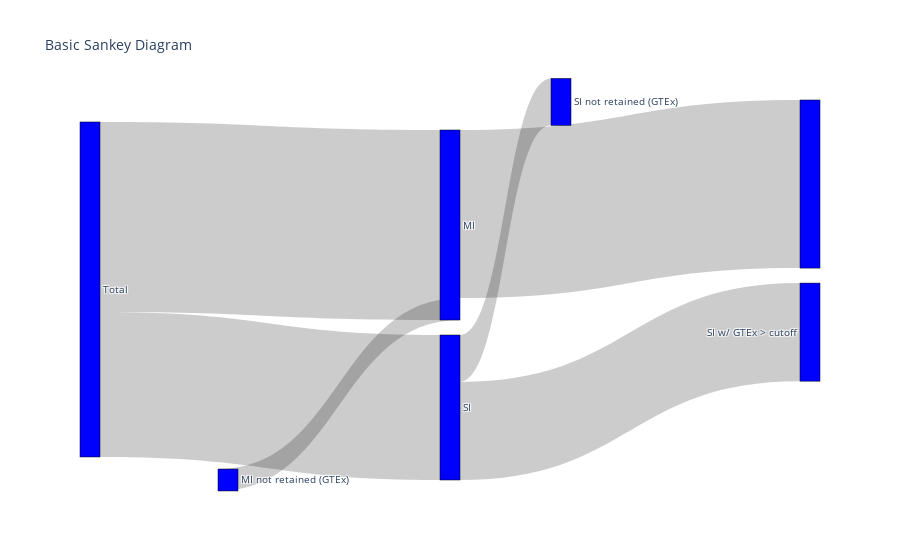

Notebook cell for this chart:
### Code cell
import plotly.graph_objects as go

values = [8363, 10960, 2706, 5657, 1265, 9695]
labels_raw = ["Total", "SI", "MI", "SI not retained (GTEx)", "SI w/ GTEx > cutoff", "MI not retained (GTEx)"] 
# labels = [l + " : {}".format(str(v)) for l, v in zip(labels_raw, values)]

fig = go.Figure(data=[go.Sankey(
    node = dict(

      x = [0, 0.1, 0.1, 0.65, 0.2, 0.2, 0.05],
      y = [0., 0, 0, 0.005, 0, 1.],
      pad = 15,
      thickness = 20,
      line = dict(color = "black", width = 0.5),
      label = labels_raw,
      color = "blue"
    ),
    link = dict(
      source = [0, 0, 1, 1, 2,2,], # indices correspond to labels, eg A1, A2, A1, B1, ...
      target = [1, 2, 3, 4, 5,6],
      value = values,
  ))])

fig.update_layout(title_text="Basic Sankey Diagram", font_size=10)
fig.show()

### Figure 1 — Plotly figure (JSON) as saved in the notebook; plotly's stock layout.template omitted (floating-point values rounded to 4 significant figures)
{"data": [{"link": {"source": [0, 0, 1, 1, 2, 2], "target": [1, 2, 3, 4, 5, 6], "value": [8363, 10960, 2706, 5657, 1265, 9695]}, "node": {"color": "blue", "label": ["Total", "SI", "MI", "SI not retained (GTEx)", "SI w/ GTEx > cutoff", "MI not retained (GTEx)"], "line": {"color": "black", "width": 0.5}, "pad": 15, "thickness": 20, "x": [0, 0.1, 0.1, 0.65, 0.2, 0.2, 0.05], "y": [0, 0, 0, 0.005, 0, 1]}, "type": "sankey"}], "layout": {"autosize": true, "font": {"size": 10}, "title": {"text": "Basic Sankey Diagram"}}}
